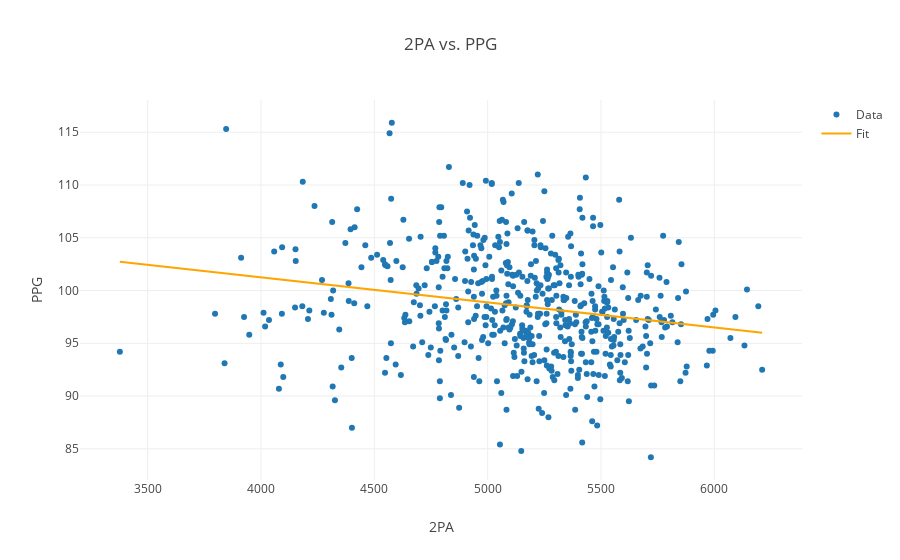

The notebook cell this image was saved under:
### Code cell
plot_fga()

### Figure 1 — Plotly figure (JSON) as saved in the notebook; plotly's stock layout.template omitted (floating-point values rounded to 4 significant figures; data arrays with more than 128 entries replaced by an {"elided": "..."} marker saying what was removed)
{"data": [{"mode": "markers", "name": "Data", "type": "scatter", "x": {"elided": "537 int values"}, "y": {"elided": "537 float values"}}, {"marker": {"color": "orange"}, "mode": "lines", "name": "Fit", "type": "scatter", "x": {"elided": "537 int values"}, "y": {"elided": "537 float values"}}], "layout": {"title": "2PA vs. PPG", "xaxis": {"title": "2PA"}, "yaxis": {"title": "PPG"}}}
